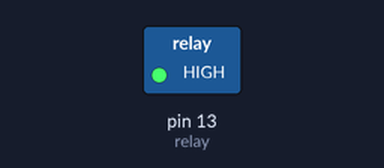
Recording of a sketch running on a simulated Arduino Uno, built with avr-gcc and run on an emulated ATmega328P. Shown: switched loads named in the sketch (green lamp = pin HIGH).

Above: at 2.5 s.
At 7.5 s:
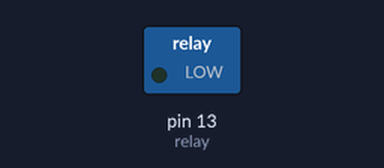
Timing chart, 0 to 13.0 s (numbered marks = the images above):
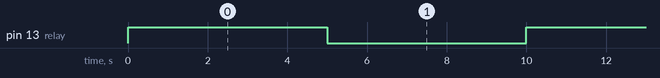

The sketch:

Relay.ino
```cpp
int relay = 13;

void setup()
{
  pinMode(relay, OUTPUT);
}


void loop()
{
  digitalWrite(relay, HIGH);   // turn the relay on
  delay(5000);
  digitalWrite(relay, LOW);    // turn the relay off
  delay(5000);
}
```

Measured:
- by itself, pin 13 (relay): alternates HIGH for 5.0 s and LOW for 5.0 s
